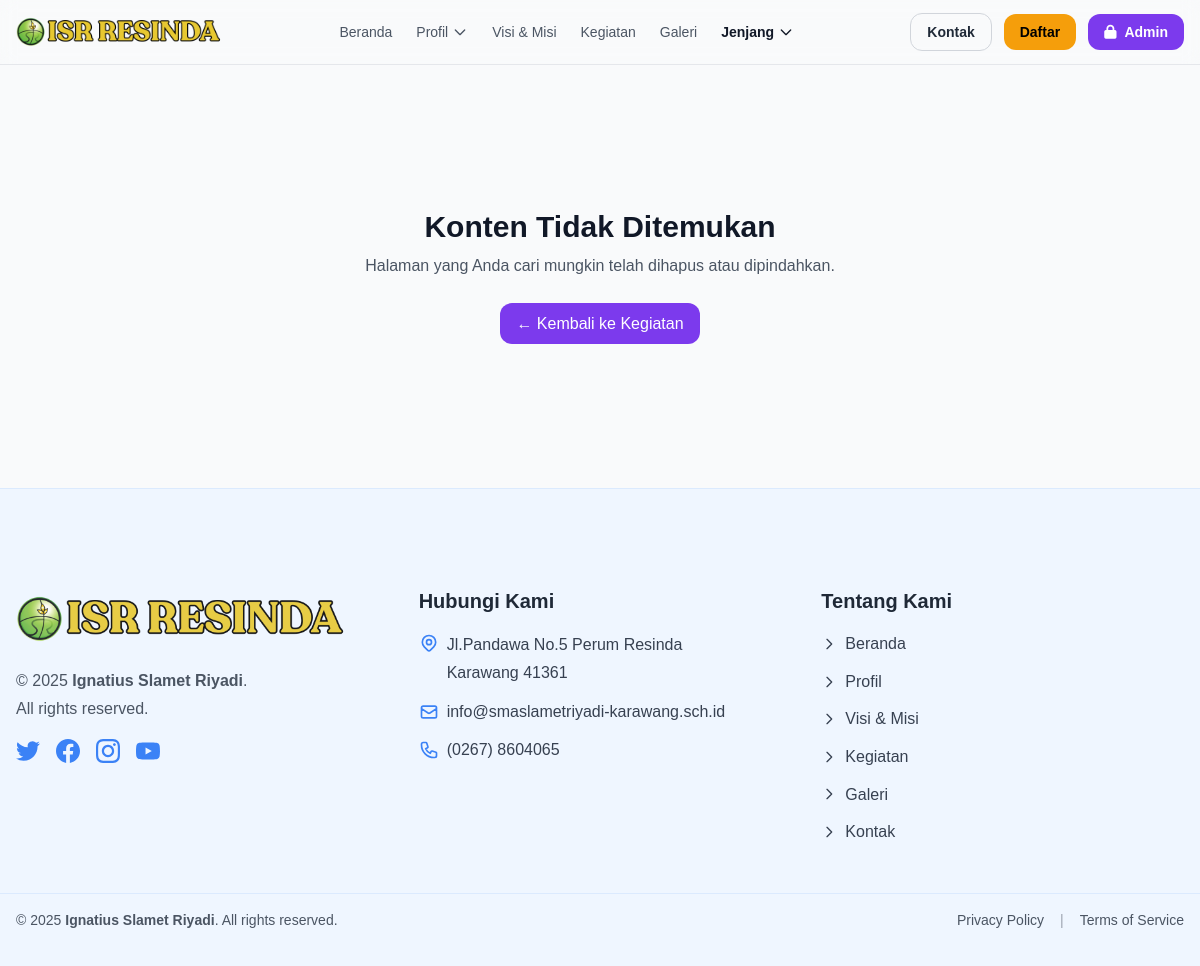
Page /kegiatan-detail.php?slug=bagaimana-cara-menjadi-dosem on the earlier database version.
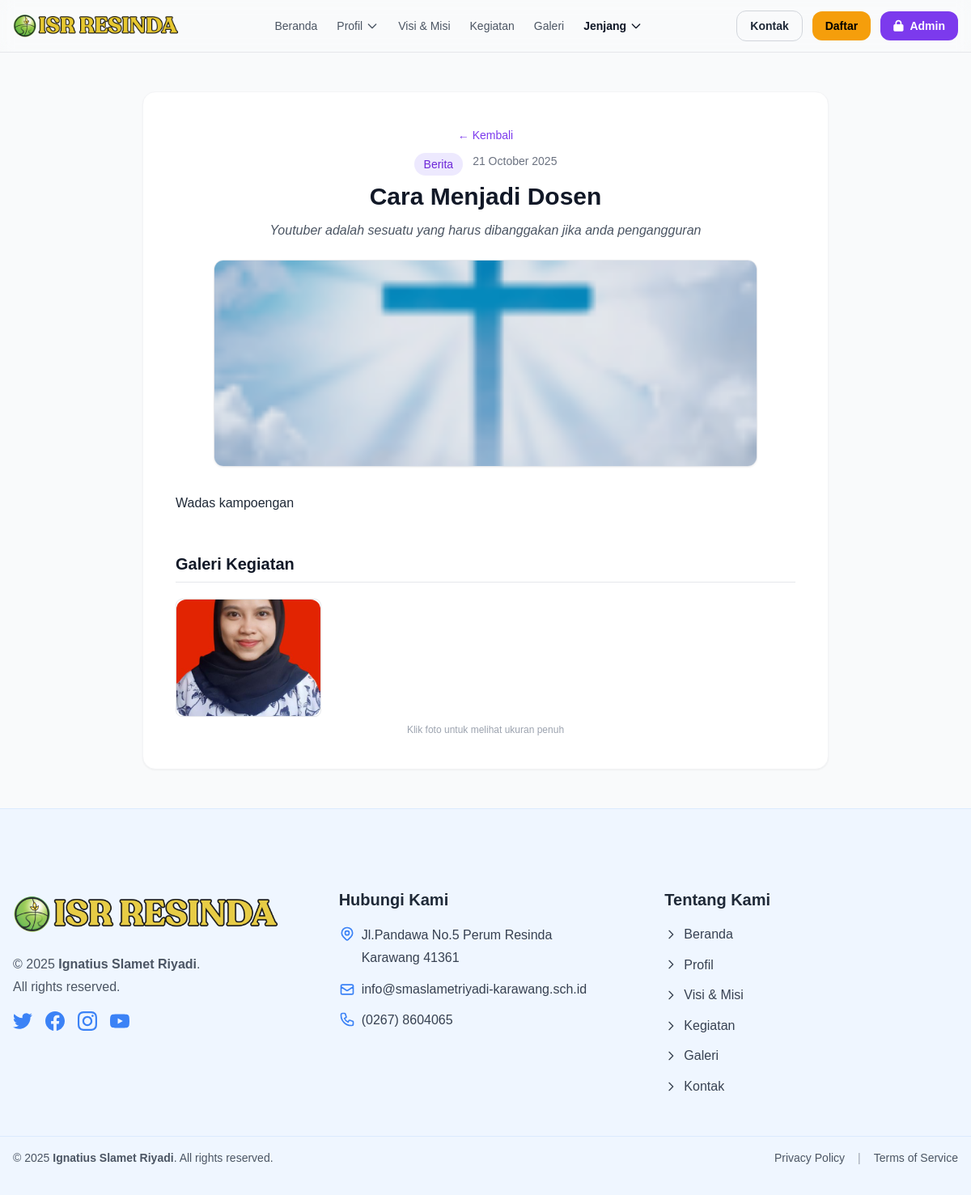
Same page on the later database version.
### tables this page shows
CREATE TABLE `kegiatan` (
  `id` int(11) NOT NULL,
  `title` varchar(255) NOT NULL,
  `slug` varchar(255) NOT NULL,
  `excerpt` text DEFAULT NULL,
  `content` longtext DEFAULT NULL,
  `image_path` varchar(255) DEFAULT NULL,
  `category` varchar(50) NOT NULL DEFAULT 'umum',
  `status` enum('active','inactive') NOT NULL DEFAULT 'active',
  `author_id` int(11) DEFAULT NULL,
  `created_at` timestamp NOT NULL DEFAULT current_timestamp(),
  `updated_at` timestamp NULL DEFAULT NULL ON UPDATE current_timestamp()
);

CREATE TABLE `kegiatan_foto` (
  `id` int(11) NOT NULL,
  `kegiatan_id` int(11) NOT NULL,
  `image_path` varchar(255) NOT NULL,
  `created_at` timestamp NOT NULL DEFAULT current_timestamp()
);

### config/database.php (called while the page is built, shortened)
<?php
class Database {
    private $host = "localhost";
    private $db_name = "isr_school";
    private $username = "root";
    private $password = "";
    public function getConnection() {
        $this->conn = null;
        try {
            $this->conn = new PDO("mysql:host=" . $this->host . ";dbname=" . $this->db_name, $this->username, $this->password);
            $this->conn->exec("set names utf8");
            $this->conn->setAttribute(PDO::ATTR_ERRMODE, PDO::ERRMODE_EXCEPTION);
        } catch(PDOException $exception) {
            echo "Connection error: " . $exception->getMessage();
        }
        return $this->conn;
    }
}
?>

### models/Kegiatan.php (called while the page is built, shortened)
<?php
require_once __DIR__ . '/../config/database.php';
class Kegiatan {
  private $db;
  public function __construct() { $this->db = (new Database())->getConnection(); }
  public function findBySlug($slug) {
    $stmt = $this->db->prepare("SELECT * FROM kegiatan WHERE slug = :slug LIMIT 1");
    $stmt->bindValue(':slug', $slug);
    $stmt->execute();
    return $stmt->fetch(PDO::FETCH_ASSOC);
  }
}

### kegiatan-detail.php (the view)
<?php
require_once __DIR__ . '/models/Kegiatan.php';
require_once __DIR__ . '/config/database.php';
function h($s){ return htmlspecialchars((string)$s, ENT_QUOTES, 'UTF-8'); }
$slug = trim($_GET['slug'] ?? '');
$kg   = new Kegiatan();
$post = $slug ? $kg->findBySlug($slug) : null;
function kegiatan_photos($kegiatan_id){
  $db = (new Database())->getConnection();
  $s  = $db->prepare("SELECT id, image_path FROM kegiatan_foto WHERE kegiatan_id = :id ORDER BY id DESC");
  $s->execute([':id'=>$kegiatan_id]);
  return $s->fetchAll(PDO::FETCH_ASSOC);
}
$catLabels = [
  'umum'       => 'Umum',
  'berita'     => 'Berita',
  'artikel'    => 'Artikel',
  'pengumuman' => 'Pengumuman',
];
?>
<?php include __DIR__ . '/includes/header.php'; ?>
<div class="max-w-4xl mx-auto px-6 py-12">
  <?php if (!$post): ?>
    <div class="text-center py-24">
      <h1 class="text-3xl font-bold text-gray-900 mb-2">Konten Tidak Ditemukan</h1>
      <p class="text-gray-600 mb-6">Halaman yang Anda cari mungkin telah dihapus atau dipindahkan.</p>
      <a href="kegiatan.php" class="inline-flex items-center px-4 py-2 rounded-xl bg-purple-600 text-white hover:bg-purple-700">← Kembali ke Kegiatan</a>
    </div>
  <?php else: ?>
    <?php
      $title   = $post['title'] ?? '-';
      $excerpt = $post['excerpt'] ?? '';
      $content = $post['content'] ?? '';
      $thumb   = $post['image_path'] ?? '';
      $catKey  = strtolower($post['category'] ?? '');
      $catName = $catLabels[$catKey] ?? 'Umum';
      $dateStr = !empty($post['created_at']) ? date('d F Y', strtotime($post['created_at'])) : '';
      $photos  = kegiatan_photos((int)$post['id']);
    ?>
    <article class="bg-white rounded-2xl shadow-sm border border-gray-100 p-6 sm:p-10">
      <div class="text-center mb-6">
        <a href="kegiatan.php" class="text-sm text-purple-600 hover:text-purple-800 inline-flex items-center mb-3">← Kembali</a>
        <div class="flex justify-center gap-3 flex-wrap text-sm text-gray-500 mb-2">
          <span class="inline-block px-3 py-1 bg-purple-100 text-purple-700 rounded-full font-medium"><?= h($catName) ?></span>
          <?php if ($dateStr): ?><span><?= h($dateStr) ?></span><?php endif; ?>
        </div>
        <h1 class="text-2xl sm:text-3xl font-bold text-gray-900 leading-snug"><?= h($title) ?></h1>
        <?php if ($excerpt): ?>
          <p class="text-gray-600 mt-3 max-w-2xl mx-auto text-base italic"><?= h($excerpt) ?></p>
        <?php endif; ?>
      </div>
      <?php if ($thumb): ?>
        <div class="mb-8">
          <div class="max-w-2xl mx-auto">
            <img src="<?= h($thumb) ?>" alt="<?= h($title) ?>"
                 class="w-full h-56 sm:h-64 object-cover rounded-xl border border-gray-200 shadow-sm">
          </div>
        </div>
      <?php endif; ?>
      <div class="prose prose-lg mx-auto text-justify text-gray-800 leading-relaxed">
        <?= nl2br(h($content)) ?>
      </div>
      <?php if ($photos): ?>
        <div class="mt-12">
          <h2 class="text-xl font-semibold text-gray-900 mb-5 border-b border-gray-200 pb-2">Galeri Kegiatan</h2>
          <div class="grid grid-cols-2 sm:grid-cols-3 md:grid-cols-4 gap-4">
            <?php foreach ($photos as $ph): ?>
              <a href="<?= h($ph['image_path']) ?>" target="_blank" rel="noopener"
                 class="group block rounded-lg overflow-hidden border border-gray-200 hover:shadow transition">
                <img src="<?= h($ph['image_path']) ?>" alt="" class="h-36 w-full object-cover group-hover:scale-[1.03] transform transition">
              </a>
            <?php endforeach; ?>
          </div>
          <p class="text-xs text-gray-400 mt-2 text-center">Klik foto untuk melihat ukuran penuh</p>
        </div>
      <?php endif; ?>
    </article>
  <?php endif; ?>
</div>
<?php include __DIR__ . '/includes/footer.php'; ?>

Differences in the rows shown:
added kegiatan: category "Berita", created_at "21 October 2025", title "Cara Menjadi Dosen", excerpt "Youtuber adalah sesuatu yang harus dibanggakan jika anda pengangguran", image_path (picture), content "Wadas kampoengan"
added kegiatan_foto: image_path (picture)
Other differences:
text no longer shown: "Konten Tidak Ditemukan Halaman yang Anda cari mungkin telah dihapus atau dipindahkan. ← Kembali ke Kegiatan"
text now shown: "← Kembali Galeri Kegiatan Klik foto untuk melihat ukuran penuh"
